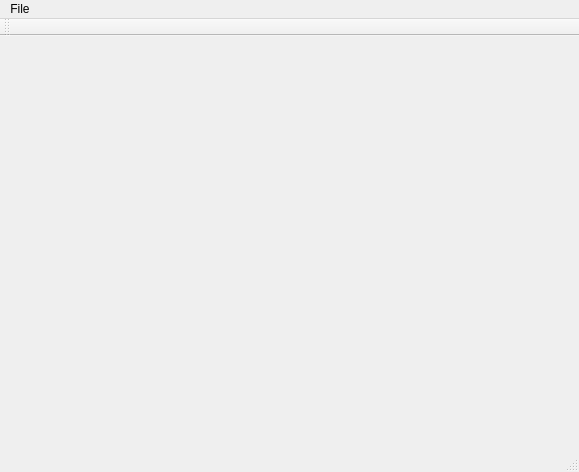
<?xml version="1.0" encoding="UTF-8"?>
<ui version="4.0">
 <class>MainWindow</class>
 <widget class="QMainWindow" name="MainWindow">
  <property name="geometry">
   <rect>
    <x>0</x>
    <y>0</y>
    <width>579</width>
    <height>472</height>
   </rect>
  </property>
  <property name="windowTitle">
   <string>MainWindow</string>
  </property>
  <widget class="QWidget" name="centralWidget">
   <layout class="QVBoxLayout" name="verticalLayout_2">
    <item>
     <layout class="QHBoxLayout" name="scatterPlotLayout"/>
    </item>
   </layout>
  </widget>
  <widget class="QMenuBar" name="menuBar">
   <property name="geometry">
    <rect>
     <x>0</x>
     <y>0</y>
     <width>579</width>
     <height>22</height>
    </rect>
   </property>
   <widget class="QMenu" name="menuFile">
    <property name="title">
     <string>File</string>
    </property>
    <addaction name="actionImport_Data"/>
   </widget>
   <addaction name="menuFile"/>
  </widget>
  <widget class="QToolBar" name="mainToolBar">
   <attribute name="toolBarArea">
    <enum>TopToolBarArea</enum>
   </attribute>
   <attribute name="toolBarBreak">
    <bool>false</bool>
   </attribute>
  </widget>
  <widget class="QStatusBar" name="statusBar"/>
  <action name="actionImport_Data">
   <property name="text">
    <string>Import Data</string>
   </property>
  </action>
 </widget>
 <layoutdefault spacing="6" margin="11"/>
 <resources/>
 <connections/>
</ui>
